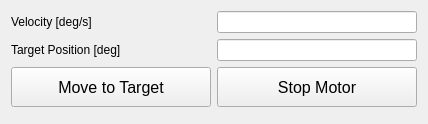
           <widget class="QWidget" name="pg_axis5">
            <property name="enabled">
             <bool>true</bool>
            </property>
            <property name="geometry">
             <rect>
              <x>0</x>
              <y>0</y>
              <width>424</width>
              <height>124</height>
             </rect>
            </property>
            <attribute name="label">
             <string>Axis #5 (+A)</string>
            </attribute>
            <layout class="QFormLayout" name="formLayout_2">
             <item row="0" column="0">
              <widget class="QLabel" name="la_setvel5">
               <property name="text">
                <string>Velocity [deg/s]</string>
               </property>
              </widget>
             </item>
             <item row="1" column="0">
              <widget class="QLabel" name="la_target5">
               <property name="text">
                <string>Target Position [deg]</string>
               </property>
              </widget>
             </item>
             <item row="2" column="0">
              <widget class="QPushButton" name="pb_move_to_target_axis5">
               <property name="minimumSize">
                <size>
                 <width>200</width>
                 <height>40</height>
                </size>
               </property>
               <property name="font">
                <font>
                 <pointsize>12</pointsize>
                 <weight>50</weight>
                 <bold>false</bold>
                </font>
               </property>
               <property name="text">
                <string>Move to Target</string>
               </property>
              </widget>
             </item>
             <item row="2" column="1">
              <widget class="QPushButton" name="pb_stop_motor_axis5">
               <property name="minimumSize">
                <size>
                 <width>200</width>
                 <height>40</height>
                </size>
               </property>
               <property name="font">
                <font>
                 <pointsize>12</pointsize>
                 <weight>50</weight>
                 <bold>false</bold>
                </font>
               </property>
               <property name="text">
                <string>Stop Motor</string>
               </property>
              </widget>
             </item>
             <item row="0" column="1">
              <widget class="QLineEdit" name="le_setvel5"/>
             </item>
             <item row="1" column="1">
              <widget class="QLineEdit" name="le_target5"/>
             </item>
            </layout>
           </widget>
